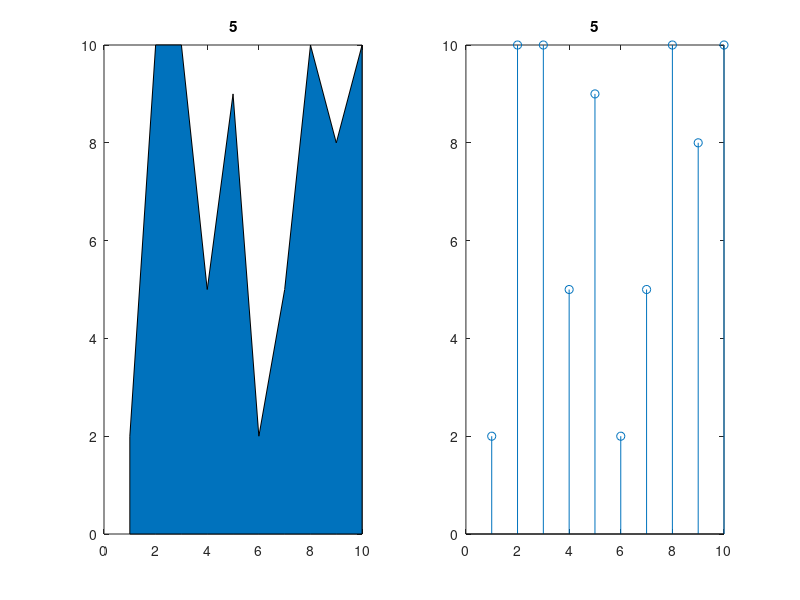

Here is the MATLAB script that generated this plot:
load data1.dat
subplot(1,2,1);
area(data1);
title_in_1 = input('Enter the title of the area plot: ','s');
title(title_in_1);
subplot(1,2,2);
stem(data1);
title_in_2 = input('Enter the title of the stem plot: ','s');
title(title_in_2);

